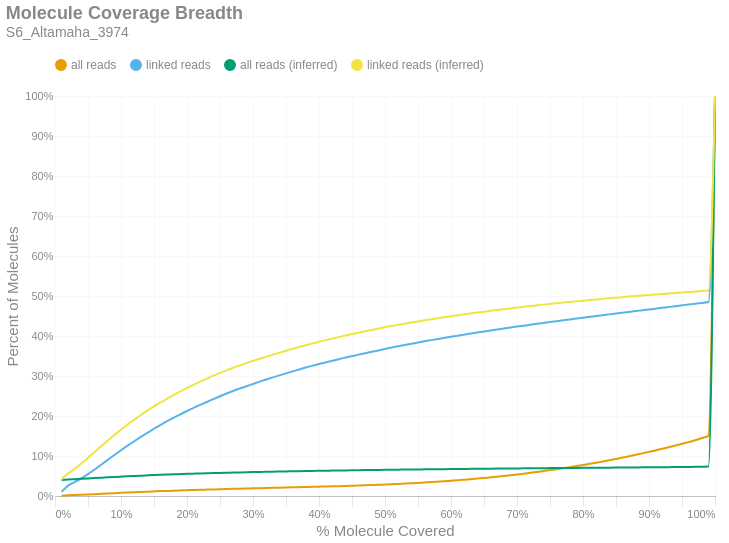

Here is the notebook cell this chart was saved with:
### Markdown cell above
### Molecule Read Coverage
This chart shows molecule coverage breadth as computed by the number of bases aligned to that molecule. In other words, "*how much of each unique long molecule is actually sequenced/aligned?*" Keep in mind there is a distinction between sequences and alignments, since some sequences belonging to a particular molecule may not align well and wouldn't appear in the alignment data. This chart also shows molecule coverage breadth as computed by the *inferred fragment* from which the aligned sequences originate. Unlike read coverage, this calculation takes into account the total insert size, including unsequenced gaps between the forward and reverse reads. Like the previous figures, these are cumulative percents.

### Code cell
if SKIPLR:
    print_html(f"Skipped")
else:
    binned_df = consolidated_hist(valids['coverage_bp'], mask, 0.01, True)
    binned_df_inf = consolidated_hist(valids['coverage_inserts'], mask, 0.01, True)
    binned_df = binned_df.with_columns(pl.lit(binned_df_inf['all reads (cumsum)']).alias('all reads (inferred)'))
    binned_df = binned_df.with_columns(pl.lit(binned_df_inf['linked reads (cumsum)']).alias('linked reads (inferred)'))
    binned_df = binned_df.with_columns(
        (pl.col('bin').cast(pl.Float64) + 0.01).alias('right_edge')
    )

    with SafeRender(binned_df):
        (
            density_plot(binned_df, 'Molecule Coverage Breadth', samplename, 'molcov', ['all reads (inferred)','linked reads (inferred)'])
            .encode(
                #x=alt.X('bin:Q', title="% Molecule Covered").axis(format = '%').scale(padding=0),
                x=alt.X('right_edge:Q', title="% Molecule Covered").axis(format='%').scale(padding=0),
                y=alt.Y('value:Q', title='Percent of Molecules')
                    .axis(format='%')
                    .stack(False)
                    .scale(domainMin=0, padding=0),
                color=alt.Color("key:N").scale(domain = ["all reads", "linked reads", "all reads (inferred)", "linked reads (inferred)"]),
                tooltip = [
                    alt.Tooltip("key:N", title = "Data Type"),
                    alt.Tooltip("range_label:N", title="% Molecule Covered"),
                    alt.Tooltip("value:Q", format = ".2%", title="% Molecules")
                ]
            )
        ).display()

### Figure 1 — Vega-Lite specification as saved in the notebook (floating-point values rounded to 4 significant figures)
{"width": "container", "height": 400, "config": {"title": {"anchor": "start", "dy": -15, "fontSize": 18, "color": "#888888", "subtitleColor": "#888888", "subtitleFontSize": 14}, "arc": {"fill": "#0072B2"}, "axis": {"domainColor": "#888888", "domainWidth": 0.5, "gridWidth": 0.2, "grid": false, "titleFontWeight": 400, "titleFontSize": 15, "labelFontSize": 11, "labelColor": "#888888", "tickColor": "#888888", "tickWidth": 0.2, "titleColor": "#888888"}, "axisBand": {"grid": false}, "axisX": {"grid": true, "tickSize": 10, "domainCap": "round"}, "axisY": {"domain": false, "grid": true, "tickSize": 0, "domainCap": "round"}, "background": "transparent", "header": {"labelFontSize": 15, "labelColor": "#888888", "titleFontSize": 15, "titleFontWeight": 600, "titleColor": "#888888"}, "legend": {"labelFont": "sans-serif", "labelFontSize": 12, "labelColor": "#888888", "symbolSize": 100, "symbolType": "circle", "titleFontSize": 12, "titlePadding": 10, "titleColor": "#888888", "title": null, "orient": "top"}, "range": {"category": ["#E69F00", "#56B4E9", "#009E73", "#F0E442", "#0072B2", "#D55E00", "#CC79A7", "#000000"], "diverging": ["#cfe8f3", "#a2d4ec", "#73bfe2", "#46abdb", "#1696d2", "#12719e"]}, "area": {"fill": "#0072B2", "fillOpacity": 0.7, "line": true, "strokeOpacity": 0.7}, "line": {"color": "#0072B2", "stroke": "#0072B2", "strokeWidth": 2}, "trail": {"color": "#0072B2", "stroke": "#0072B2", "strokeWidth": 0, "size": 1}, "point": {"filled": true, "fillOpacity": 1.0, "size": 95}, "text": {"color": "#888888", "fontSize": 11, "align": "right", "fontWeight": 400, "size": 11}, "bar": {"fill": "#0072B2", "stroke": null}, "view": {"stroke": null, "continuousWidth": 660, "continuousHeight": 400}}, "data": {"name": "data-e63229ea1b5a92ca8d554290e6727c2b"}, "mark": {"type": "line", "interpolate": "monotone", "point": {"opacity": 0, "size": 275}}, "encoding": {"color": {"field": "key", "scale": {"domain": ["all reads", "linked reads", "all reads (inferred)", "linked reads (inferred)"]}, "type": "nominal"}, "tooltip": [{"field": "key", "title": "Data Type", "type": "nominal"}, {"field": "range_label", "title": "% Molecule Covered", "type": "nominal"}, {"field": "value", "format": ".2%", "title": "% Molecules", "type": "quantitative"}], "x": {"axis": {"format": "%"}, "field": "right_edge", "scale": {"padding": 0}, "title": "% Molecule Covered", "type": "quantitative"}, "y": {"axis": {"format": "%"}, "field": "value", "scale": {"domainMin": 0, "padding": 0}, "stack": false, "title": "Percent of Molecules", "type": "quantitative"}}, "params": [{"name": "param_c36ac31b6afebe62", "select": {"type": "point", "fields": ["key"]}, "bind": "legend"}], "title": {"text": "Molecule Coverage Breadth", "subtitle": "S6_Altamaha_3974"}, "transform": [{"fold": ["all reads (cumsum)", "linked reads (cumsum)", "all reads (inferred)", "linked reads (inferred)"]}, {"calculate": "replace(datum.key, ' (cumsum)', '')", "as": "key"}, {"filter": {"param": "param_c36ac31b6afebe62"}}], "usermeta": {"embedOptions": {"downloadFileName": "S6_Altamaha_3974.molcov"}}, "$schema": "https://vega.github.io/schema/vega-lite/v6.1.0.json", "datasets": {"data-e63229ea1b5a92ca8d554290e6727c2b": [{"bin": "0.0", "interval": "0.0-0.01", "all reads": 0.0007674, "linked reads": 0.01043, "all reads (cumsum)": 0.0007674, "linked reads (cumsum)": 0.01043, "range_label": "0.0-0.01", "all reads (inferred)": 0.04026, "linked reads (inferred)": 0.04186, "right_edge": 0.01}, {"bin": "0.01", "interval": "0.01-0.02", "all reads": 0.001088, "linked reads": 0.01559, "all reads (cumsum)": 0.001855, "linked reads (cumsum)": 0.02602, "range_label": "0.01-0.02", "all reads (inferred)": 0.04124, "linked reads (inferred)": 0.05655, "right_edge": 0.02}, {"bin": "0.02", "interval": "0.02-0.03", "all reads": 0.0006355, "linked reads": 0.008871, "all reads (cumsum)": 0.00249, "linked reads (cumsum)": 0.03489, "range_label": "0.02-0.03", "all reads (inferred)": 0.04202, "linked reads (inferred)": 0.06817, "right_edge": 0.03}, {"bin": "0.03", "interval": "0.03-0.04", "all reads": 0.0006637, "linked reads": 0.009362, "all reads (cumsum)": 0.003154, "linked reads (cumsum)": 0.04425, "range_label": "0.03-0.04", "all reads (inferred)": 0.04288, "linked reads (inferred)": 0.08117, "right_edge": 0.04}, {"bin": "0.04", "interval": "0.04-0.05", "all reads": 0.0007245, "linked reads": 0.01053, "all reads (cumsum)": 0.003879, "linked reads (cumsum)": 0.05478, "range_label": "0.04-0.05", "all reads (inferred)": 0.04383, "linked reads (inferred)": 0.09542, "right_edge": 0.05}, {"bin": "0.05", "interval": "0.05-0.06", "all reads": 0.0007763, "linked reads": 0.01133, "all reads (cumsum)": 0.004655, "linked reads (cumsum)": 0.06611, "range_label": "0.05-0.06", "all reads (inferred)": 0.04482, "linked reads (inferred)": 0.1102, "right_edge": 0.06}, {"bin": "0.06", "interval": "0.06-0.07", "all reads": 0.0008218, "linked reads": 0.0121, "all reads (cumsum)": 0.005477, "linked reads (cumsum)": 0.07822, "range_label": "0.06-0.07", "all reads (inferred)": 0.04577, "linked reads (inferred)": 0.1245, "right_edge": 0.07}, {"bin": "0.07", "interval": "0.07-0.08", "all reads": 0.0008209, "linked reads": 0.01224, "all reads (cumsum)": 0.006298, "linked reads (cumsum)": 0.09045, "range_label": "0.07-0.08", "all reads (inferred)": 0.04671, "linked reads (inferred)": 0.1388, "right_edge": 0.08}, {"bin": "0.08", "interval": "0.08-0.09", "all reads": 0.0008103, "linked reads": 0.01207, "all reads (cumsum)": 0.007108, "linked reads (cumsum)": 0.1025, "range_label": "0.08-0.09", "all reads (inferred)": 0.04762, "linked reads (inferred)": 0.1527, "right_edge": 0.09}, {"bin": "0.09", "interval": "0.09-0.1", "all reads": 0.0007991, "linked reads": 0.01183, "all reads (cumsum)": 0.007907, "linked reads (cumsum)": 0.1143, "range_label": "0.09-0.1", "all reads (inferred)": 0.04849, "linked reads (inferred)": 0.1659, "right_edge": 0.1}, {"bin": "0.1", "interval": "0.1-0.11", "all reads": 0.0007815, "linked reads": 0.01151, "all reads (cumsum)": 0.008688, "linked reads (cumsum)": 0.1259, "range_label": "0.1-0.11", "all reads (inferred)": 0.04934, "linked reads (inferred)": 0.1789, "right_edge": 0.11}, {"bin": "0.11", "interval": "0.11-0.12", "all reads": 0.0007458, "linked reads": 0.01107, "all reads (cumsum)": 0.009434, "linked reads (cumsum)": 0.1369, "range_label": "0.11-0.12", "all reads (inferred)": 0.05012, "linked reads (inferred)": 0.1907, "right_edge": 0.12}, {"bin": "0.12", "interval": "0.12-0.13", "all reads": 0.0007276, "linked reads": 0.01079, "all reads (cumsum)": 0.01016, "linked reads (cumsum)": 0.1477, "range_label": "0.12-0.13", "all reads (inferred)": 0.05089, "linked reads (inferred)": 0.2024, "right_edge": 0.13}, {"bin": "0.13", "interval": "0.13-0.14", "all reads": 0.0006948, "linked reads": 0.01033, "all reads (cumsum)": 0.01086, "linked reads (cumsum)": 0.158, "range_label": "0.13-0.14", "all reads (inferred)": 0.05161, "linked reads (inferred)": 0.2134, "right_edge": 0.14}, {"bin": "0.14", "interval": "0.14-0.15", "all reads": 0.0006795, "linked reads": 0.01011, "all reads (cumsum)": 0.01154, "linked reads (cumsum)": 0.1682, "range_label": "0.14-0.15", "all reads (inferred)": 0.05231, "linked reads (inferred)": 0.2242, "right_edge": 0.15}, {"bin": "0.15", "interval": "0.15-0.16", "all reads": 0.0006608, "linked reads": 0.00982, "all reads (cumsum)": 0.0122, "linked reads (cumsum)": 0.178, "range_label": "0.15-0.16", "all reads (inferred)": 0.05296, "linked reads (inferred)": 0.234, "right_edge": 0.16}, {"bin": "0.16", "interval": "0.16-0.17", "all reads": 0.0006129, "linked reads": 0.00915, "all reads (cumsum)": 0.01281, "linked reads (cumsum)": 0.1871, "range_label": "0.16-0.17", "all reads (inferred)": 0.05358, "linked reads (inferred)": 0.2434, "right_edge": 0.17}, {"bin": "0.17", "interval": "0.17-0.18", "all reads": 0.0005853, "linked reads": 0.008668, "all reads (cumsum)": 0.0134, "linked reads (cumsum)": 0.1958, "range_label": "0.17-0.18", "all reads (inferred)": 0.05418, "linked reads (inferred)": 0.2527, "right_edge": 0.18}, {"bin": "0.18", "interval": "0.18-0.19", "all reads": 0.0005671, "linked reads": 0.008413, "all reads (cumsum)": 0.01396, "linked reads (cumsum)": 0.2042, "range_label": "0.18-0.19", "all reads (inferred)": 0.05476, "linked reads (inferred)": 0.2614, "right_edge": 0.19}, {"bin": "0.19", "interval": "0.19-0.2", "all reads": 0.0005577, "linked reads": 0.008286, "all reads (cumsum)": 0.01452, "linked reads (cumsum)": 0.2125, "range_label": "0.19-0.2", "all reads (inferred)": 0.05533, "linked reads (inferred)": 0.2701, "right_edge": 0.2}, {"bin": "0.2", "interval": "0.2-0.21", "all reads": 0.0005243, "linked reads": 0.007703, "all reads (cumsum)": 0.01504, "linked reads (cumsum)": 0.2202, "range_label": "0.2-0.21", "all reads (inferred)": 0.05585, "linked reads (inferred)": 0.278, "right_edge": 0.21}, {"bin": "0.21", "interval": "0.21-0.22", "all reads": 0.0005189, "linked reads": 0.007703, "all reads (cumsum)": 0.01556, "linked reads (cumsum)": 0.2279, "range_label": "0.21-0.22", "all reads (inferred)": 0.05637, "linked reads (inferred)": 0.2858, "right_edge": 0.22}, {"bin": "0.22", "interval": "0.22-0.23", "all reads": 0.0004868, "linked reads": 0.007173, "all reads (cumsum)": 0.01605, "linked reads (cumsum)": 0.2351, "range_label": "0.22-0.23", "all reads (inferred)": 0.05686, "linked reads (inferred)": 0.2933, "right_edge": 0.23}, {"bin": "0.23", "interval": "0.23-0.24", "all reads": 0.0004951, "linked reads": 0.007291, "all reads (cumsum)": 0.01655, "linked reads (cumsum)": 0.2424, "range_label": "0.23-0.24", "all reads (inferred)": 0.05734, "linked reads (inferred)": 0.3007, "right_edge": 0.24}, {"bin": "0.24", "interval": "0.24-0.25", "all reads": 0.0004812, "linked reads": 0.007027, "all reads (cumsum)": 0.01703, "linked reads (cumsum)": 0.2494, "range_label": "0.24-0.25", "all reads (inferred)": 0.0578, "linked reads (inferred)": 0.3077, "right_edge": 0.25}, {"bin": "0.25", "interval": "0.25-0.26", "all reads": 0.0004652, "linked reads": 0.006755, "all reads (cumsum)": 0.01749, "linked reads (cumsum)": 0.2561, "range_label": "0.25-0.26", "all reads (inferred)": 0.05822, "linked reads (inferred)": 0.3141, "right_edge": 0.26}, {"bin": "0.26", "interval": "0.26-0.27", "all reads": 0.0004542, "linked reads": 0.0065, "all reads (cumsum)": 0.01795, "linked reads (cumsum)": 0.2626, "range_label": "0.26-0.27", "all reads (inferred)": 0.05865, "linked reads (inferred)": 0.3207, "right_edge": 0.27}, {"bin": "0.27", "interval": "0.27-0.28", "all reads": 0.0004281, "linked reads": 0.006012, "all reads (cumsum)": 0.01837, "linked reads (cumsum)": 0.2687, "range_label": "0.27-0.28", "all reads (inferred)": 0.05904, "linked reads (inferred)": 0.3265, "right_edge": 0.28}, {"bin": "0.28", "interval": "0.28-0.29", "all reads": 0.0004065, "linked reads": 0.005703, "all reads (cumsum)": 0.01878, "linked reads (cumsum)": 0.2744, "range_label": "0.28-0.29", "all reads (inferred)": 0.05941, "linked reads (inferred)": 0.3322, "right_edge": 0.29}, {"bin": "0.29", "interval": "0.29-0.3", "all reads": 0.0004129, "linked reads": 0.00579, "all reads (cumsum)": 0.01919, "linked reads (cumsum)": 0.2802, "range_label": "0.29-0.3", "all reads (inferred)": 0.05979, "linked reads (inferred)": 0.3378, "right_edge": 0.3}, {"bin": "0.3", "interval": "0.3-0.31", "all reads": 0.000415, "linked reads": 0.005684, "all reads (cumsum)": 0.01961, "linked reads (cumsum)": 0.2858, "range_label": "0.3-0.31", "all reads (inferred)": 0.06013, "linked reads (inferred)": 0.343, "right_edge": 0.31}, {"bin": "0.31", "interval": "0.31-0.32", "all reads": 0.0004042, "linked reads": 0.005481, "all reads (cumsum)": 0.02001, "linked reads (cumsum)": 0.2913, "range_label": "0.31-0.32", "all reads (inferred)": 0.06046, "linked reads (inferred)": 0.3481, "right_edge": 0.32}, {"bin": "0.32", "interval": "0.32-0.33", "all reads": 0.0003976, "linked reads": 0.005233, "all reads (cumsum)": 0.02041, "linked reads (cumsum)": 0.2965, "range_label": "0.32-0.33", "all reads (inferred)": 0.0608, "linked reads (inferred)": 0.3532, "right_edge": 0.33}, {"bin": "0.33", "interval": "0.33-0.34", "all reads": 0.0003933, "linked reads": 0.005017, "all reads (cumsum)": 0.0208, "linked reads (cumsum)": 0.3016, "range_label": "0.33-0.34", "all reads (inferred)": 0.06113, "linked reads (inferred)": 0.3581, "right_edge": 0.34}, {"bin": "0.34", "interval": "0.34-0.35", "all reads": 0.0004098, "linked reads": 0.005057, "all reads (cumsum)": 0.02121, "linked reads (cumsum)": 0.3066, "range_label": "0.34-0.35", "all reads (inferred)": 0.06146, "linked reads (inferred)": 0.3631, "right_edge": 0.35}, {"bin": "0.35", "interval": "0.35-0.36", "all reads": 0.0004156, "linked reads": 0.005011, "all reads (cumsum)": 0.02163, "linked reads (cumsum)": 0.3116, "range_label": "0.35-0.36", "all reads (inferred)": 0.06178, "linked reads (inferred)": 0.3679, "right_edge": 0.36}, {"bin": "0.36", "interval": "0.36-0.37", "all reads": 0.0004196, "linked reads": 0.004823, "all reads (cumsum)": 0.02205, "linked reads (cumsum)": 0.3165, "range_label": "0.36-0.37", "all reads (inferred)": 0.0621, "linked reads (inferred)": 0.3726, "right_edge": 0.37}, {"bin": "0.37", "interval": "0.37-0.38", "all reads": 0.0004295, "linked reads": 0.004836, "all reads (cumsum)": 0.02248, "linked reads (cumsum)": 0.3213, "range_label": "0.37-0.38", "all reads (inferred)": 0.0624, "linked reads (inferred)": 0.377, "right_edge": 0.38}, {"bin": "0.38", "interval": "0.38-0.39", "all reads": 0.0004107, "linked reads": 0.004338, "all reads (cumsum)": 0.02289, "linked reads (cumsum)": 0.3256, "range_label": "0.38-0.39", "all reads (inferred)": 0.06269, "linked reads (inferred)": 0.3814, "right_edge": 0.39}, {"bin": "0.39", "interval": "0.39-0.4", "all reads": 0.0004233, "linked reads": 0.004217, "all reads (cumsum)": 0.02331, "linked reads (cumsum)": 0.3298, "range_label": "0.39-0.4", "all reads (inferred)": 0.06297, "linked reads (inferred)": 0.3856, "right_edge": 0.4}, {"bin": "0.4", "interval": "0.4-0.41", "all reads": 0.0004289, "linked reads": 0.004096, "all reads (cumsum)": 0.02374, "linked reads (cumsum)": 0.3339, "range_label": "0.4-0.41", "all reads (inferred)": 0.06324, "linked reads (inferred)": 0.3897, "right_edge": 0.41}, {"bin": "0.41", "interval": "0.41-0.42", "all reads": 0.0004549, "linked reads": 0.004062, "all reads (cumsum)": 0.0242, "linked reads (cumsum)": 0.338, "range_label": "0.41-0.42", "all reads (inferred)": 0.0635, "linked reads (inferred)": 0.3935, "right_edge": 0.42}, {"bin": "0.42", "interval": "0.42-0.43", "all reads": 0.0004689, "linked reads": 0.004075, "all reads (cumsum)": 0.02466, "linked reads (cumsum)": 0.3421, "range_label": "0.42-0.43", "all reads (inferred)": 0.06375, "linked reads (inferred)": 0.3972, "right_edge": 0.43}, {"bin": "0.43", "interval": "0.43-0.44", "all reads": 0.0004965, "linked reads": 0.00399, "all reads (cumsum)": 0.02516, "linked reads (cumsum)": 0.3461, "range_label": "0.43-0.44", "all reads (inferred)": 0.06402, "linked reads (inferred)": 0.4012, "right_edge": 0.44}, {"bin": "0.44", "interval": "0.44-0.45", "all reads": 0.0005194, "linked reads": 0.003702, "all reads (cumsum)": 0.02568, "linked reads (cumsum)": 0.3498, "range_label": "0.44-0.45", "all reads (inferred)": 0.06428, "linked reads (inferred)": 0.405, "right_edge": 0.45}, {"bin": "0.45", "interval": "0.45-0.46", "all reads": 0.0005343, "linked reads": 0.003638, "all reads (cumsum)": 0.02621, "linked reads (cumsum)": 0.3534, "range_label": "0.45-0.46", "all reads (inferred)": 0.06452, "linked reads (inferred)": 0.4085, "right_edge": 0.46}, {"bin": "0.46", "interval": "0.46-0.47", "all reads": 0.0005756, "linked reads": 0.003468, "all reads (cumsum)": 0.02679, "linked reads (cumsum)": 0.3569, "range_label": "0.46-0.47", "all reads (inferred)": 0.06475, "linked reads (inferred)": 0.4118, "right_edge": 0.47}, {"bin": "0.47", "interval": "0.47-0.48", "all reads": 0.0006098, "linked reads": 0.003608, "all reads (cumsum)": 0.0274, "linked reads (cumsum)": 0.3605, "range_label": "0.47-0.48", "all reads (inferred)": 0.06498, "linked reads (inferred)": 0.4152, "right_edge": 0.48}, {"bin": "0.48", "interval": "0.48-0.49", "all reads": 0.0006189, "linked reads": 0.003474, "all reads (cumsum)": 0.02802, "linked reads (cumsum)": 0.364, "range_label": "0.48-0.49", "all reads (inferred)": 0.06522, "linked reads (inferred)": 0.4187, "right_edge": 0.49}, {"bin": "0.49", "interval": "0.49-0.5", "all reads": 0.0007106, "linked reads": 0.003738, "all reads (cumsum)": 0.02873, "linked reads (cumsum)": 0.3677, "range_label": "0.49-0.5", "all reads (inferred)": 0.06546, "linked reads (inferred)": 0.4221, "right_edge": 0.5}, {"bin": "0.5", "interval": "0.5-0.51", "all reads": 0.0006658, "linked reads": 0.003311, "all reads (cumsum)": 0.0294, "linked reads (cumsum)": 0.371, "range_label": "0.5-0.51", "all reads (inferred)": 0.06566, "linked reads (inferred)": 0.425, "right_edge": 0.51}, {"bin": "0.51", "interval": "0.51-0.52", "all reads": 0.0007855, "linked reads": 0.003323, "all reads (cumsum)": 0.03018, "linked reads (cumsum)": 0.3743, "range_label": "0.51-0.52", "all reads (inferred)": 0.06585, "linked reads (inferred)": 0.4279, "right_edge": 0.52}, {"bin": "0.52", "interval": "0.52-0.53", "all reads": 0.0008047, "linked reads": 0.00322, "all reads (cumsum)": 0.03099, "linked reads (cumsum)": 0.3776, "range_label": "0.52-0.53", "all reads (inferred)": 0.06606, "linked reads (inferred)": 0.4308, "right_edge": 0.53}, {"bin": "0.53", "interval": "0.53-0.54", "all reads": 0.0008334, "linked reads": 0.003098, "all reads (cumsum)": 0.03182, "linked reads (cumsum)": 0.3807, "range_label": "0.53-0.54", "all reads (inferred)": 0.06626, "linked reads (inferred)": 0.4337, "right_edge": 0.54}, {"bin": "0.54", "interval": "0.54-0.55", "all reads": 0.0008736, "linked reads": 0.003044, "all reads (cumsum)": 0.03269, "linked reads (cumsum)": 0.3837, "range_label": "0.54-0.55", "all reads (inferred)": 0.06645, "linked reads (inferred)": 0.4365, "right_edge": 0.55}, {"bin": "0.55", "interval": "0.55-0.56", "all reads": 0.0009678, "linked reads": 0.00315, "all reads (cumsum)": 0.03366, "linked reads (cumsum)": 0.3868, "range_label": "0.55-0.56", "all reads (inferred)": 0.06664, "linked reads (inferred)": 0.4391, "right_edge": 0.56}, {"bin": "0.56", "interval": "0.56-0.57", "all reads": 0.001041, "linked reads": 0.002859, "all reads (cumsum)": 0.0347, "linked reads (cumsum)": 0.3897, "range_label": "0.56-0.57", "all reads (inferred)": 0.06683, "linked reads (inferred)": 0.4417, "right_edge": 0.57}, {"bin": "0.57", "interval": "0.57-0.58", "all reads": 0.001084, "linked reads": 0.002929, "all reads (cumsum)": 0.03579, "linked reads (cumsum)": 0.3926, "range_label": "0.57-0.58", "all reads (inferred)": 0.067, "linked reads (inferred)": 0.4443, "right_edge": 0.58}, {"bin": "0.58", "interval": "0.58-0.59", "all reads": 0.001106, "linked reads": 0.002759, "all reads (cumsum)": 0.03689, "linked reads (cumsum)": 0.3954, "range_label": "0.58-0.59", "all reads (inferred)": 0.06718, "linked reads (inferred)": 0.4468, "right_edge": 0.59}, {"bin": "0.59", "interval": "0.59-0.6", "all reads": 0.001211, "linked reads": 0.00275, "all reads (cumsum)": 0.0381, "linked reads (cumsum)": 0.3981, "range_label": "0.59-0.6", "all reads (inferred)": 0.06737, "linked reads (inferred)": 0.4493, "right_edge": 0.6}, {"bin": "0.6", "interval": "0.6-0.61", "all reads": 0.001195, "linked reads": 0.002489, "all reads (cumsum)": 0.0393, "linked reads (cumsum)": 0.4006, "range_label": "0.6-0.61", "all reads (inferred)": 0.06754, "linked reads (inferred)": 0.4517, "right_edge": 0.61}, {"bin": "0.61", "interval": "0.61-0.62", "all reads": 0.001349, "linked reads": 0.002835, "all reads (cumsum)": 0.04065, "linked reads (cumsum)": 0.4035, "range_label": "0.61-0.62", "all reads (inferred)": 0.06772, "linked reads (inferred)": 0.4542, "right_edge": 0.62}, {"bin": "0.62", "interval": "0.62-0.63", "all reads": 0.001392, "linked reads": 0.002735, "all reads (cumsum)": 0.04204, "linked reads (cumsum)": 0.4062, "range_label": "0.62-0.63", "all reads (inferred)": 0.06789, "linked reads (inferred)": 0.4565, "right_edge": 0.63}, {"bin": "0.63", "interval": "0.63-0.64", "all reads": 0.001449, "linked reads": 0.002483, "all reads (cumsum)": 0.04349, "linked reads (cumsum)": 0.4087, "range_label": "0.63-0.64", "all reads (inferred)": 0.06807, "linked reads (inferred)": 0.4588, "right_edge": 0.64}, {"bin": "0.64", "interval": "0.64-0.65", "all reads": 0.001524, "linked reads": 0.002765, "all reads (cumsum)": 0.04501, "linked reads (cumsum)": 0.4114, "range_label": "0.64-0.65", "all reads (inferred)": 0.06821, "linked reads (inferred)": 0.4608, "right_edge": 0.65}, {"bin": "0.65", "interval": "0.65-0.66", "all reads": 0.00162, "linked reads": 0.002437, "all reads (cumsum)": 0.04663, "linked reads (cumsum)": 0.4139, "range_label": "0.65-0.66", "all reads (inferred)": 0.06837, "linked reads (inferred)": 0.463, "right_edge": 0.66}, {"bin": "0.66", "interval": "0.66-0.67", "all reads": 0.001663, "linked reads": 0.002359, "all reads (cumsum)": 0.04829, "linked reads (cumsum)": 0.4162, "range_label": "0.66-0.67", "all reads (inferred)": 0.06852, "linked reads (inferred)": 0.465, "right_edge": 0.67}, {"bin": "0.67", "interval": "0.67-0.68", "all reads": 0.00175, "linked reads": 0.002462, "all reads (cumsum)": 0.05004, "linked reads (cumsum)": 0.4187, "range_label": "0.67-0.68", "all reads (inferred)": 0.06867, "linked reads (inferred)": 0.467, "right_edge": 0.68}, {"bin": "0.68", "interval": "0.68-0.69", "all reads": 0.001817, "linked reads": 0.002368, "all reads (cumsum)": 0.05186, "linked reads (cumsum)": 0.4211, "range_label": "0.68-0.69", "all reads (inferred)": 0.06882, "linked reads (inferred)": 0.469, "right_edge": 0.69}, {"bin": "0.69", "interval": "0.69-0.7", "all reads": 0.00197, "linked reads": 0.002465, "all reads (cumsum)": 0.05383, "linked reads (cumsum)": 0.4235, "range_label": "0.69-0.7", "all reads (inferred)": 0.06897, "linked reads (inferred)": 0.471, "right_edge": 0.7}, {"bin": "0.7", "interval": "0.7-0.71", "all reads": 0.001944, "linked reads": 0.002334, "all reads (cumsum)": 0.05578, "linked reads (cumsum)": 0.4259, "range_label": "0.7-0.71", "all reads (inferred)": 0.06912, "linked reads (inferred)": 0.4729, "right_edge": 0.71}, {"bin": "0.71", "interval": "0.71-0.72", "all reads": 0.002085, "linked reads": 0.00218, "all reads (cumsum)": 0.05786, "linked reads (cumsum)": 0.4281, "range_label": "0.71-0.72", "all reads (inferred)": 0.06927, "linked reads (inferred)": 0.4748, "right_edge": 0.72}, {"bin": "0.72", "interval": "0.72-0.73", "all reads": 0.002216, "linked reads": 0.002307, "all reads (cumsum)": 0.06008, "linked reads (cumsum)": 0.4304, "range_label": "0.72-0.73", "all reads (inferred)": 0.06941, "linked reads (inferred)": 0.4766, "right_edge": 0.73}, {"bin": "0.73", "interval": "0.73-0.74", "all reads": 0.002185, "linked reads": 0.002334, "all reads (cumsum)": 0.06226, "linked reads (cumsum)": 0.4327, "range_label": "0.73-0.74", "all reads (inferred)": 0.06956, "linked reads (inferred)": 0.4784, "right_edge": 0.74}, {"bin": "0.74", "interval": "0.74-0.75", "all reads": 0.002483, "linked reads": 0.002243, "all reads (cumsum)": 0.06474, "linked reads (cumsum)": 0.4349, "range_label": "0.74-0.75", "all reads (inferred)": 0.0697, "linked reads (inferred)": 0.4801, "right_edge": 0.75}, {"bin": "0.75", "interval": "0.75-0.76", "all reads": 0.002337, "linked reads": 0.002198, "all reads (cumsum)": 0.06708, "linked reads (cumsum)": 0.4371, "range_label": "0.75-0.76", "all reads (inferred)": 0.06984, "linked reads (inferred)": 0.4819, "right_edge": 0.76}, {"bin": "0.76", "interval": "0.76-0.77", "all reads": 0.002496, "linked reads": 0.00214, "all reads (cumsum)": 0.06958, "linked reads (cumsum)": 0.4393, "range_label": "0.76-0.77", "all reads (inferred)": 0.06997, "linked reads (inferred)": 0.4835, "right_edge": 0.77}, {"bin": "0.77", "interval": "0.77-0.78", "all reads": 0.002591, "linked reads": 0.002186, "all reads (cumsum)": 0.07217, "linked reads (cumsum)": 0.4415, "range_label": "0.77-0.78", "all reads (inferred)": 0.07011, "linked reads (inferred)": 0.4851, "right_edge": 0.78}, {"bin": "0.78", "interval": "0.78-0.79", "all reads": 0.002642, "linked reads": 0.002162, "all reads (cumsum)": 0.07481, "linked reads (cumsum)": 0.4436, "range_label": "0.78-0.79", "all reads (inferred)": 0.07025, "linked reads (inferred)": 0.4867, "right_edge": 0.79}, {"bin": "0.79", "interval": "0.79-0.8", "all reads": 0.002891, "linked reads": 0.002186, "all reads (cumsum)": 0.0777, "linked reads (cumsum)": 0.4458, "range_label": "0.79-0.8", "all reads (inferred)": 0.07038, "linked reads (inferred)": 0.4883, "right_edge": 0.8}, {"bin": "0.8", "interval": "0.8-0.81", "all reads": 0.002705, "linked reads": 0.002046, "all reads (cumsum)": 0.08041, "linked reads (cumsum)": 0.4479, "range_label": "0.8-0.81", "all reads (inferred)": 0.0705, "linked reads (inferred)": 0.4898, "right_edge": 0.81}, {"bin": "0.81", "interval": "0.81-0.82", "all reads": 0.002939, "linked reads": 0.002174, "all reads (cumsum)": 0.08335, "linked reads (cumsum)": 0.45, "range_label": "0.81-0.82", "all reads (inferred)": 0.07064, "linked reads (inferred)": 0.4913, "right_edge": 0.82}, {"bin": "0.82", "interval": "0.82-0.83", "all reads": 0.00306, "linked reads": 0.002055, "all reads (cumsum)": 0.08641, "linked reads (cumsum)": 0.4521, "range_label": "0.82-0.83", "all reads (inferred)": 0.07077, "linked reads (inferred)": 0.4928, "right_edge": 0.83}, {"bin": "0.83", "interval": "0.83-0.84", "all reads": 0.003132, "linked reads": 0.001992, "all reads (cumsum)": 0.08954, "linked reads (cumsum)": 0.4541, "range_label": "0.83-0.84", "all reads (inferred)": 0.07091, "linked reads (inferred)": 0.4944, "right_edge": 0.84}, {"bin": "0.84", "interval": "0.84-0.85", "all reads": 0.003189, "linked reads": 0.00214, "all reads (cumsum)": 0.09273, "linked reads (cumsum)": 0.4562, "range_label": "0.84-0.85", "all reads (inferred)": 0.07104, "linked reads (inferred)": 0.4958, "right_edge": 0.85}, {"bin": "0.85", "interval": "0.85-0.86", "all reads": 0.003366, "linked reads": 0.001961, "all reads (cumsum)": 0.09609, "linked reads (cumsum)": 0.4582, "range_label": "0.85-0.86", "all reads (inferred)": 0.07117, "linked reads (inferred)": 0.4971, "right_edge": 0.86}, {"bin": "0.86", "interval": "0.86-0.87", "all reads": 0.003387, "linked reads": 0.002086, "all reads (cumsum)": 0.09948, "linked reads (cumsum)": 0.4603, "range_label": "0.86-0.87", "all reads (inferred)": 0.07131, "linked reads (inferred)": 0.4985, "right_edge": 0.87}, {"bin": "0.87", "interval": "0.87-0.88", "all reads": 0.003551, "linked reads": 0.002125, "all reads (cumsum)": 0.103, "linked reads (cumsum)": 0.4624, "range_label": "0.87-0.88", "all reads (inferred)": 0.07144, "linked reads (inferred)": 0.4999, "right_edge": 0.88}, {"bin": "0.88", "interval": "0.88-0.89", "all reads": 0.003559, "linked reads": 0.001928, "all reads (cumsum)": 0.1066, "linked reads (cumsum)": 0.4643, "range_label": "0.88-0.89", "all reads (inferred)": 0.07157, "linked reads (inferred)": 0.5012, "right_edge": 0.89}, {"bin": "0.89", "interval": "0.89-0.9", "all reads": 0.00375, "linked reads": 0.002043, "all reads (cumsum)": 0.1103, "linked reads (cumsum)": 0.4664, "range_label": "0.89-0.9", "all reads (inferred)": 0.07171, "linked reads (inferred)": 0.5024, "right_edge": 0.9}, {"bin": "0.9", "interval": "0.9-0.91", "all reads": 0.003605, "linked reads": 0.002037, "all reads (cumsum)": 0.1139, "linked reads (cumsum)": 0.4684, "range_label": "0.9-0.91", "all reads (inferred)": 0.07184, "linked reads (inferred)": 0.5036, "right_edge": 0.91}, {"bin": "0.91", "interval": "0.91-0.92", "all reads": 0.004208, "linked reads": 0.002031, "all reads (cumsum)": 0.1182, "linked reads (cumsum)": 0.4704, "range_label": "0.91-0.92", "all reads (inferred)": 0.07198, "linked reads (inferred)": 0.505, "right_edge": 0.92}, {"bin": "0.92", "interval": "0.92-0.93", "all reads": 0.003751, "linked reads": 0.002016, "all reads (cumsum)": 0.1219, "linked reads (cumsum)": 0.4724, "range_label": "0.92-0.93", "all reads (inferred)": 0.07213, "linked reads (inferred)": 0.5063, "right_edge": 0.93}, {"bin": "0.93", "interval": "0.93-0.94", "all reads": 0.004136, "linked reads": 0.002046, "all reads (cumsum)": 0.126, "linked reads (cumsum)": 0.4745, "range_label": "0.93-0.94", "all reads (inferred)": 0.0723, "linked reads (inferred)": 0.5077, "right_edge": 0.94}, {"bin": "0.94", "interval": "0.94-0.95", "all reads": 0.004683, "linked reads": 0.00214, "all reads (cumsum)": 0.1307, "linked reads (cumsum)": 0.4766, "range_label": "0.94-0.95", "all reads (inferred)": 0.07246, "linked reads (inferred)": 0.5088, "right_edge": 0.95}, {"bin": "0.95", "interval": "0.95-0.96", "all reads": 0.003994, "linked reads": 0.002119, "all reads (cumsum)": 0.1347, "linked reads (cumsum)": 0.4787, "range_label": "0.95-0.96", "all reads (inferred)": 0.07266, "linked reads (inferred)": 0.5101, "right_edge": 0.96}, {"bin": "0.96", "interval": "0.96-0.97", "all reads": 0.004716, "linked reads": 0.002004, "all reads (cumsum)": 0.1394, "linked reads (cumsum)": 0.4808, "range_label": "0.96-0.97", "all reads (inferred)": 0.07286, "linked reads (inferred)": 0.5115, "right_edge": 0.97}, {"bin": "0.97", "interval": "0.97-0.98", "all reads": 0.005484, "linked reads": 0.001907, "all reads (cumsum)": 0.1449, "linked reads (cumsum)": 0.4827, "range_label": "0.97-0.98", "all reads (inferred)": 0.07315, "linked reads (inferred)": 0.5126, "right_edge": 0.98}, {"bin": "0.98", "interval": "0.98-0.99", "all reads": 0.005163, "linked reads": 0.002168, "all reads (cumsum)": 0.1501, "linked reads (cumsum)": 0.4848, "range_label": "0.98-0.99", "all reads (inferred)": 0.07359, "linked reads (inferred)": 0.5134, "right_edge": 0.99}, {"bin": "0.99", "interval": "0.99-1.0", "all reads": 0.8499, "linked reads": 0.5152, "all reads (cumsum)": 1.0, "linked reads (cumsum)": 1.0, "range_label": "0.99-1.0", "all reads (inferred)": 1.0, "linked reads (inferred)": 1.0, "right_edge": 1.0}]}}
